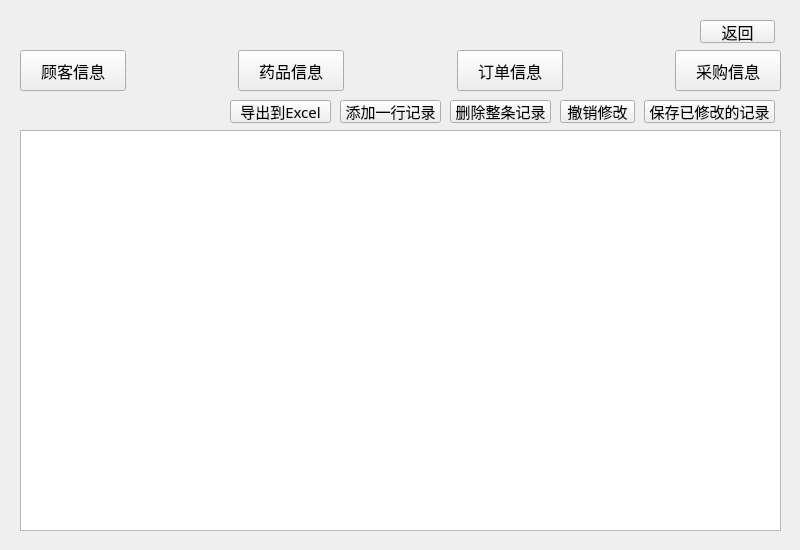
<?xml version="1.0" encoding="UTF-8"?>
<ui version="4.0">
 <class>browse</class>
 <widget class="QWidget" name="browse">
  <property name="geometry">
   <rect>
    <x>0</x>
    <y>0</y>
    <width>800</width>
    <height>550</height>
   </rect>
  </property>
  <property name="font">
   <font>
    <family>宋体</family>
    <pointsize>12</pointsize>
   </font>
  </property>
  <property name="windowTitle">
   <string>信息浏览</string>
  </property>
  <widget class="QPushButton" name="cancleButton">
   <property name="geometry">
    <rect>
     <x>700</x>
     <y>20</y>
     <width>75</width>
     <height>23</height>
    </rect>
   </property>
   <property name="font">
    <font>
     <family>宋体</family>
     <pointsize>12</pointsize>
    </font>
   </property>
   <property name="text">
    <string>返回</string>
   </property>
  </widget>
  <widget class="QWidget" name="horizontalLayoutWidget">
   <property name="geometry">
    <rect>
     <x>20</x>
     <y>50</y>
     <width>761</width>
     <height>41</height>
    </rect>
   </property>
   <property name="font">
    <font>
     <family>宋体</family>
     <pointsize>11</pointsize>
    </font>
   </property>
   <layout class="QHBoxLayout" name="horizontalLayout">
    <item>
     <widget class="QPushButton" name="browseclient_pushButton">
      <property name="sizePolicy">
       <sizepolicy hsizetype="MinimumExpanding" vsizetype="Expanding">
        <horstretch>0</horstretch>
        <verstretch>0</verstretch>
       </sizepolicy>
      </property>
      <property name="font">
       <font>
        <family>宋体</family>
        <pointsize>12</pointsize>
       </font>
      </property>
      <property name="text">
       <string>顾客信息</string>
      </property>
     </widget>
    </item>
    <item>
     <spacer name="horizontalSpacer">
      <property name="font">
       <font>
        <family>宋体</family>
        <pointsize>11</pointsize>
       </font>
      </property>
      <property name="orientation">
       <enum>Qt::Horizontal</enum>
      </property>
      <property name="sizeHint" stdset="0">
       <size>
        <width>40</width>
        <height>20</height>
       </size>
      </property>
     </spacer>
    </item>
    <item>
     <widget class="QPushButton" name="browsemedicine_pushButton">
      <property name="sizePolicy">
       <sizepolicy hsizetype="MinimumExpanding" vsizetype="Expanding">
        <horstretch>0</horstretch>
        <verstretch>0</verstretch>
       </sizepolicy>
      </property>
      <property name="font">
       <font>
        <family>宋体</family>
        <pointsize>12</pointsize>
       </font>
      </property>
      <property name="text">
       <string>药品信息</string>
      </property>
     </widget>
    </item>
    <item>
     <spacer name="horizontalSpacer_3">
      <property name="font">
       <font>
        <family>宋体</family>
        <pointsize>11</pointsize>
       </font>
      </property>
      <property name="orientation">
       <enum>Qt::Horizontal</enum>
      </property>
      <property name="sizeHint" stdset="0">
       <size>
        <width>40</width>
        <height>20</height>
       </size>
      </property>
     </spacer>
    </item>
    <item>
     <widget class="QPushButton" name="browseorder_pushButton">
      <property name="sizePolicy">
       <sizepolicy hsizetype="MinimumExpanding" vsizetype="Expanding">
        <horstretch>0</horstretch>
        <verstretch>0</verstretch>
       </sizepolicy>
      </property>
      <property name="font">
       <font>
        <family>宋体</family>
        <pointsize>12</pointsize>
       </font>
      </property>
      <property name="text">
       <string>订单信息</string>
      </property>
     </widget>
    </item>
    <item>
     <spacer name="horizontalSpacer_2">
      <property name="font">
       <font>
        <family>宋体</family>
        <pointsize>11</pointsize>
       </font>
      </property>
      <property name="orientation">
       <enum>Qt::Horizontal</enum>
      </property>
      <property name="sizeHint" stdset="0">
       <size>
        <width>40</width>
        <height>20</height>
       </size>
      </property>
     </spacer>
    </item>
    <item>
     <widget class="QPushButton" name="browsepurchase_pushButton">
      <property name="sizePolicy">
       <sizepolicy hsizetype="MinimumExpanding" vsizetype="Expanding">
        <horstretch>0</horstretch>
        <verstretch>0</verstretch>
       </sizepolicy>
      </property>
      <property name="font">
       <font>
        <family>宋体</family>
        <pointsize>12</pointsize>
       </font>
      </property>
      <property name="text">
       <string>采购信息</string>
      </property>
     </widget>
    </item>
   </layout>
  </widget>
  <widget class="QTableView" name="tableView">
   <property name="geometry">
    <rect>
     <x>20</x>
     <y>130</y>
     <width>761</width>
     <height>401</height>
    </rect>
   </property>
  </widget>
  <widget class="QPushButton" name="save_pushButton">
   <property name="geometry">
    <rect>
     <x>644</x>
     <y>100</y>
     <width>131</width>
     <height>23</height>
    </rect>
   </property>
   <property name="font">
    <font>
     <family>宋体</family>
     <pointsize>11</pointsize>
    </font>
   </property>
   <property name="text">
    <string>保存已修改的记录</string>
   </property>
  </widget>
  <widget class="QPushButton" name="del_pushButton">
   <property name="geometry">
    <rect>
     <x>450</x>
     <y>100</y>
     <width>101</width>
     <height>23</height>
    </rect>
   </property>
   <property name="font">
    <font>
     <family>宋体</family>
     <pointsize>11</pointsize>
    </font>
   </property>
   <property name="text">
    <string>删除整条记录</string>
   </property>
  </widget>
  <widget class="QPushButton" name="enter_pushButton">
   <property name="geometry">
    <rect>
     <x>340</x>
     <y>100</y>
     <width>101</width>
     <height>23</height>
    </rect>
   </property>
   <property name="font">
    <font>
     <family>宋体</family>
     <pointsize>11</pointsize>
    </font>
   </property>
   <property name="text">
    <string>添加一行记录</string>
   </property>
  </widget>
  <widget class="QPushButton" name="revert_pushButton">
   <property name="geometry">
    <rect>
     <x>560</x>
     <y>100</y>
     <width>75</width>
     <height>23</height>
    </rect>
   </property>
   <property name="font">
    <font>
     <family>宋体</family>
     <pointsize>11</pointsize>
    </font>
   </property>
   <property name="text">
    <string>撤销修改</string>
   </property>
  </widget>
  <widget class="QPushButton" name="export_pushButton">
   <property name="geometry">
    <rect>
     <x>230</x>
     <y>100</y>
     <width>101</width>
     <height>23</height>
    </rect>
   </property>
   <property name="font">
    <font>
     <family>宋体</family>
     <pointsize>11</pointsize>
    </font>
   </property>
   <property name="text">
    <string>导出到Excel</string>
   </property>
  </widget>
 </widget>
 <resources/>
 <connections/>
</ui>
